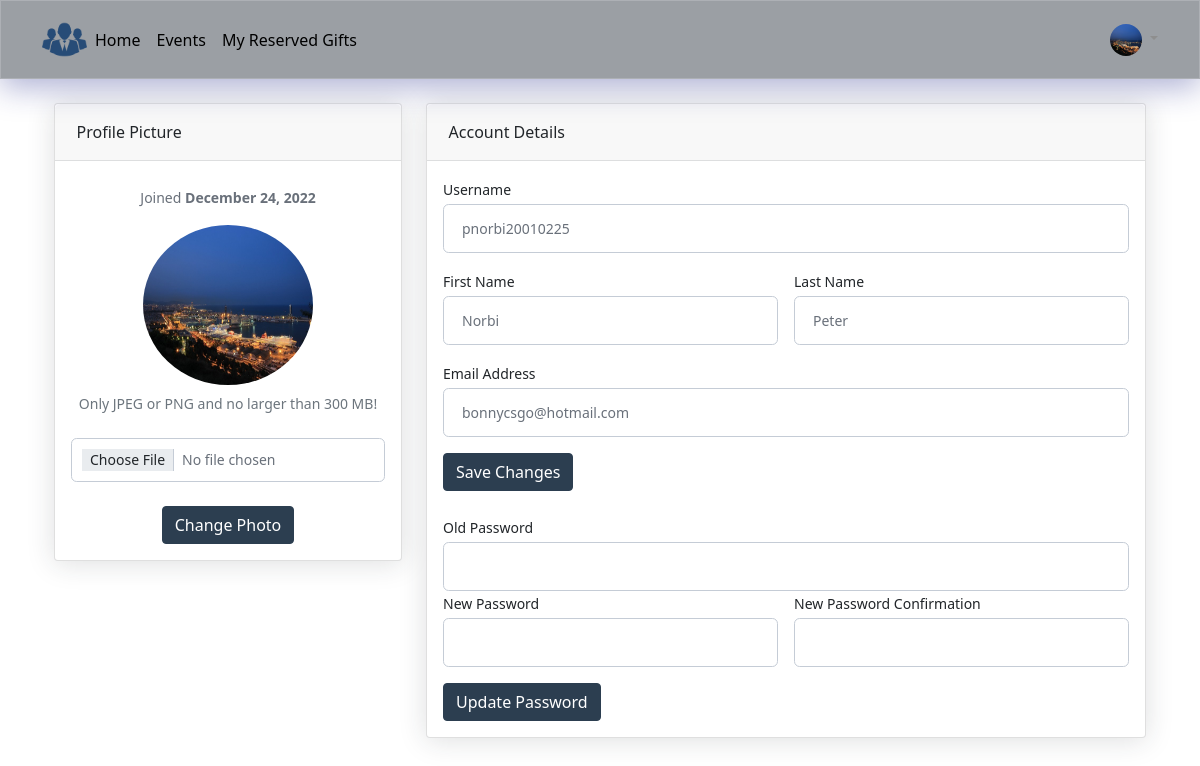
The app's page /edit-profile.php (signed in) with its own data.
### tables this page shows
CREATE TABLE `users` (
  `user_id` int NOT NULL,
  `username` varchar(32) NOT NULL,
  `firstname` varchar(32) NOT NULL,
  `lastname` varchar(32) NOT NULL,
  `image` varchar(128) NOT NULL DEFAULT 'default-profile-picture.jpg',
  `email` varchar(32) NOT NULL,
  `password` varchar(255) NOT NULL,
  `token` varchar(64) NOT NULL,
  `level` enum('admin','guest','invited','user') NOT NULL DEFAULT 'user',
  `active` tinyint NOT NULL,
  `registration_expires` datetime DEFAULT NULL,
  `registered_at` datetime DEFAULT CURRENT_TIMESTAMP
);

### assets/contents/edit-profile-content.php (the view, shortened to what this page needs)
<?php
global $dsn, $pdoOptions;
$pdo = connectDatabase($dsn, $pdoOptions);
$sql = "SELECT * FROM users WHERE user_id = :id";
$query = $pdo->prepare($sql);
$query->bindParam(':id', $_SESSION["id_user"], PDO::PARAM_INT);
$query->execute();
if ($query->rowCount() == 1) {
    $result = $query->fetch();
}
?>
<div class="container-xl px-4 mt-4">
    <div class="row">
        <div class="col-xl-4">
            <div class="card mb-4">
                <div class="card-header">Profile Picture</div><br>
                <?php
                if($result["level"] == "admin"){
                ?>
                <div class="text-center text-sm-right">
                    <span class="badge rounded-pill bg-info">Administrator</span><br>
                    <small style="color: #69707a;">Joined
                        <strong><?php echo date("F j, Y", strtotime($result["registered_at"])); ?></strong></small>
                </div>
                <?php
                } else { ?>
                <div class="text-center text-sm-right">
                    <small style="color: #69707a;">Joined
                        <strong><?php echo date("F j, Y", strtotime($result["registered_at"])); ?></strong></small>
                </div>
                <?php
                }
                ?>
                <div class="card-body text-center">
                    <img class="img-account-profile rounded-circle mb-2"
                        src="assets/images/profile-pictures/<?= $result["image"] ?>" alt="profilePicture" width="170"
                        height="50">
                    <div class="small font-italic text-muted mb-4">Only JPEG or PNG and no larger than 300 MB!</div>
                    <form method="post" name="profilePictureForm" onsubmit="return validateProfilePictureForm()" action="assets/action/change-profile-picture-action.php"
                        enctype="multipart/form-data">
                        <input class="form-control form-control-sm" name="file" type="file"><br>
                        <input class="btn btn-outline-danger" name="changeProfilePicture" value="Change Photo"
                            type="submit">
                    </form>
                </div>
            </div>
        </div>
        <div class="col-xl-8">
            <div class="card mb-4">
                <div class="card-header">Account Details</div>
                <div class="card-body">
                    <form method="post" name="accountInfoForm" onsubmit="return validateAccountInfoForm()"
                        action="assets/action/edit-user-data-action.php">
                        <div class="mb-3">
                            <label class="small mb-1" for="inputUsername">Username</label>
                            <input class="form-control" id="inputUsername" name="inputUsername" type="text"
                                value="<?= $result["username"] ?>">
                        </div>
                        <div class="row gx-3 mb-3">
                            <div class="col-md-6">
                                <label class="small mb-1" for="inputFirstName">First Name</label>
                                <input class="form-control" id="inputFirstName" name="inputFirstName" type="text"
                                    value="<?= $result["firstname"] ?>">
                            </div>
                            <div class="col-md-6">
                                <label class="small mb-1" for="inputLastName">Last Name</label>
                                <input class="form-control" id="inputLastName" name="inputLastName" type="text"
                                    value="<?= $result["lastname"] ?>">
                            </div>
                        </div>
                        <div class="mb-3">
                            <label class="small mb-1" for="inputEmailAddress">Email Address</label>
                            <input class="form-control" id="inputEmailAddress" name="inputEmailAddress" type="email"
                                value="<?= $result["email"] ?>">
                        </div>
                        <input class="btn btn-outline-primary" name="editUserData" type="submit" value="Save Changes">
                    </form><br>
                    <form method="post" name="passwordForm" onsubmit="return validatePasswordForm()" action="assets/action/edit-user-password-action.php">
                        <div class="row gx-3 mb-3">
                            <div class="col-md-12">
                                <label class="small mb-1" for="inputOldPassword">Old Password</label>
                                <input class="form-control" id="inputOldPassword" type="password" name="oldPassword">
                            </div>
                            <div class="col-md-6">
                                <label class="small mb-1" for="inputNewPassword">New Password</label>
                                <input class="form-control" id="inputNewPassword" type="password" name="newPassword">
                            </div>
                            <div class="col-md-6">
                                <label class="small mb-1" for="inputNewPasswordVerify">New Password Confirmation</label>
                                <input class="form-control" id="inputNewPasswordVerify" type="password"
                                    name="newPasswordVerify">
                            </div>
                        </div>
                        <input class="btn btn-outline-primary" type="submit" name="editUserPassword"
                            value="Update Password">
                    </form>
                </div>
            </div>
        </div>
    </div>
</div>

### assets/php/user-navbar.php (shortened to what this page needs)
<?php
global $dsn, $pdoOptions;
$pdo = connectDatabase($dsn, $pdoOptions);
$sql = "SELECT * FROM users WHERE user_id = :id";
$query = $pdo->prepare($sql);
$query->bindParam(':id', $_SESSION["id_user"], PDO::PARAM_INT);
$query->execute();
if ($query->rowCount() == 1) {
    $result = $query->fetch();
}
?>
<header class="site-header p-3 mb-3 sticky-top">
    <div class="container">
        <div class="d-flex flex-wrap align-items-center justify-content-center justify-content-lg-start">
            <a href="index.php" class="d-flex align-items-center mb-2 mb-lg-0 text-decoration-none">
            <img src="assets/images/logo.png" width="45px" height="45px">
            </a>
            <ul class="nav col-12 col-lg-auto me-lg-auto mb-2 justify-content-center mb-md-0">
                <li><a href="index.php" class="nav-link px-2 link-secondary">Home</a></li>
                <li><a href="events.php" class="nav-link px-2 link-dark">Events</a></li>
                <li><a href="my-reserved-gifts.php" class="nav-link px-2 link-dark">My Reserved Gifts</a></li>
            </ul>
            <div class="dropdown text-end">
                <a href="#" class="d-block link-dark text-decoration-none dropdown-toggle" id="dropdownUser1" data-bs-toggle="dropdown" aria-expanded="false">
                    <img src="assets/images/profile-pictures/<?= $result["image"] ?>" alt="profilePicture" width="32" height="32" class="rounded-circle">
                </a>
            </div>
        </div>
    </div>
</header>

### assets/css/styles.css (style rules this page uses)
.site-header { background-color: rgba(0, 0, 0, .85); -webkit-backdrop-filter: saturate(180%) blur(20px); backdrop-filter: saturate(180%) blur(20px); }
.site-header a { color: #8e8e8e; transition: color .15s ease-in-out; }
.btn { background-color: #2C3E50; color: #FFF; border-color: #2C3E50; }
.site-header { background: rgba(102, 108, 116, 0.65); box-shadow: 0 8px 32px 0 rgba( 31, 38, 135, 0.37 ); backdrop-filter: blur( 9px ); -webkit-backdrop-filter: blur( 9px ); border: 1px solid rgba( 255, 255, 255, 0.18 ); }
.img-account-profile { height: 10rem; }
.rounded-circle { border-radius: 50% !important; }
.card { box-shadow: 0 0.15rem 1.75rem 0 rgb(33 40 50 / 15%); }
.card .card-header { font-weight: 500; }
.card-header:first-child { border-radius: 0.35rem 0.35rem 0 0; }
.card-header { padding: 1rem 1.35rem; margin-bottom: 0; background-color: rgba(33, 40, 50, 0.03); border-bottom: 1px solid rgba(33, 40, 50, 0.125); }
.form-control, .dataTable-input { display: block; width: 100%; padding: 0.875rem 1.125rem; font-size: 0.875rem; font-weight: 400; line-height: 1; color: #69707a; background-color: #fff; background-clip: padding-box; border: 1px solid #c5ccd6; -webkit-appearance: none; -moz-appearance: none; appearance: none; border-radius: 0.35rem; transition: border-color 0.15s ease-in-out, box-shadow 0.15s ease-in-out; }
.nav .nav-link { color: #000; }

### records on screen
users: image (picture), registered_at "December 24, 2022", inputUsername "pnorbi20010225", inputFirstName "Norbi", inputLastName "Peter", inputEmailAddress "bonnycsgo@hotmail.com"
